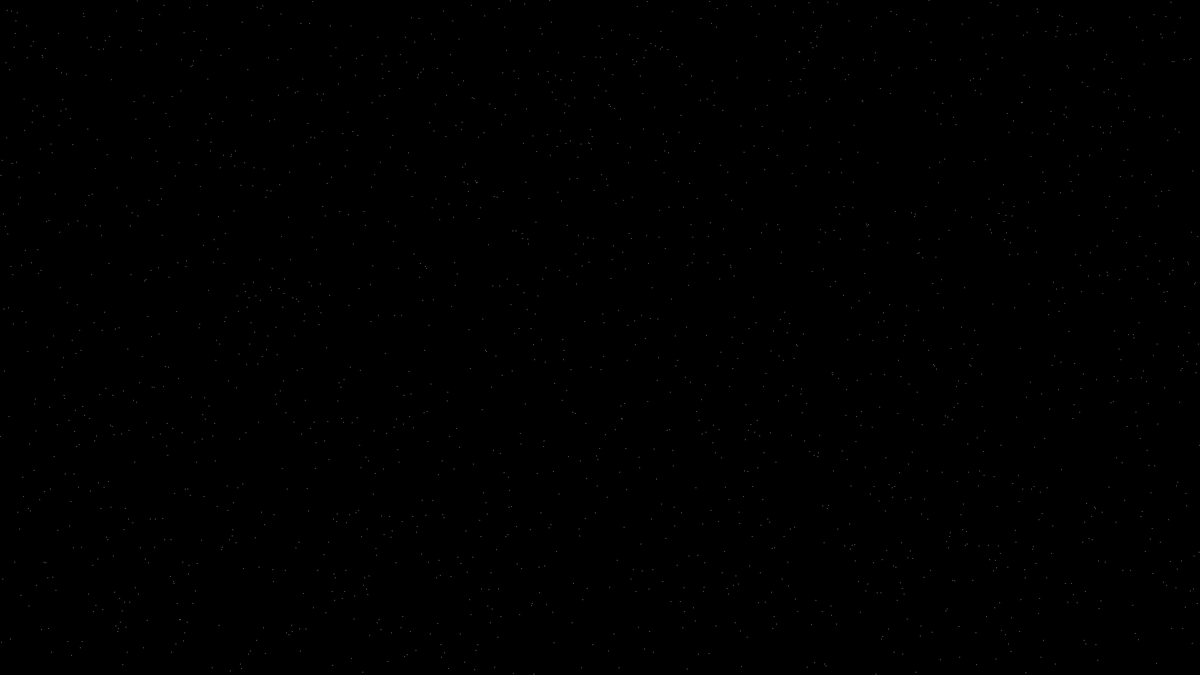
Frame 1 (no input)
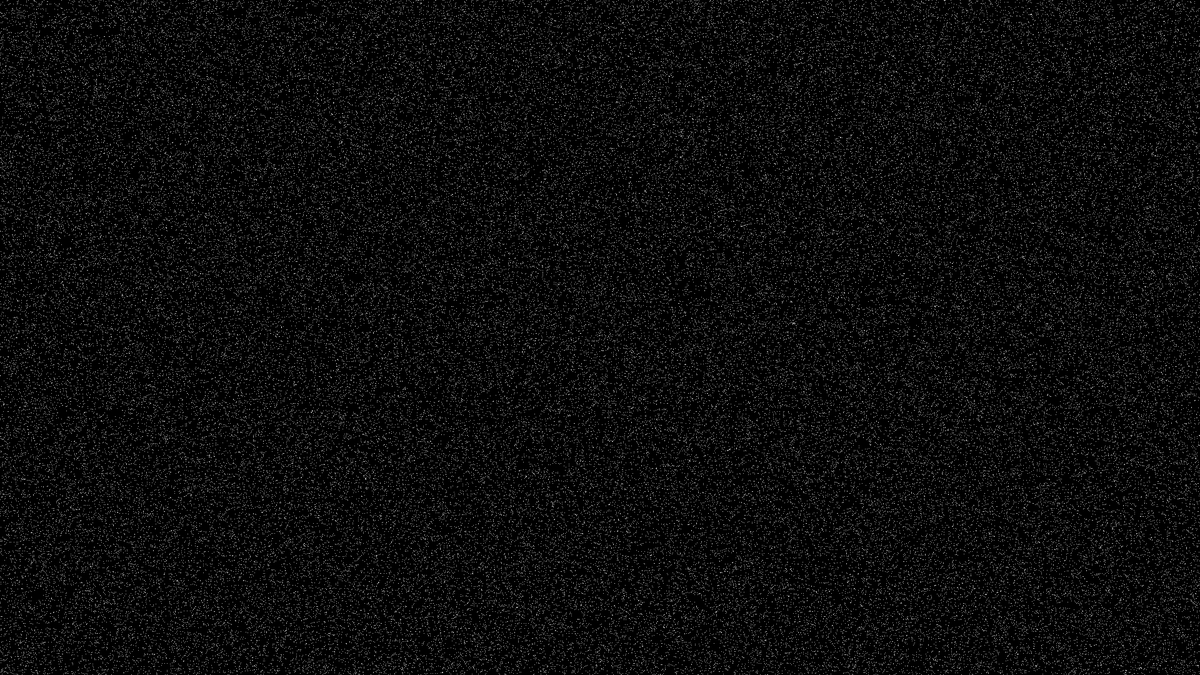
Frame 60 (the mouse pressed at the canvas centre just before this capture)
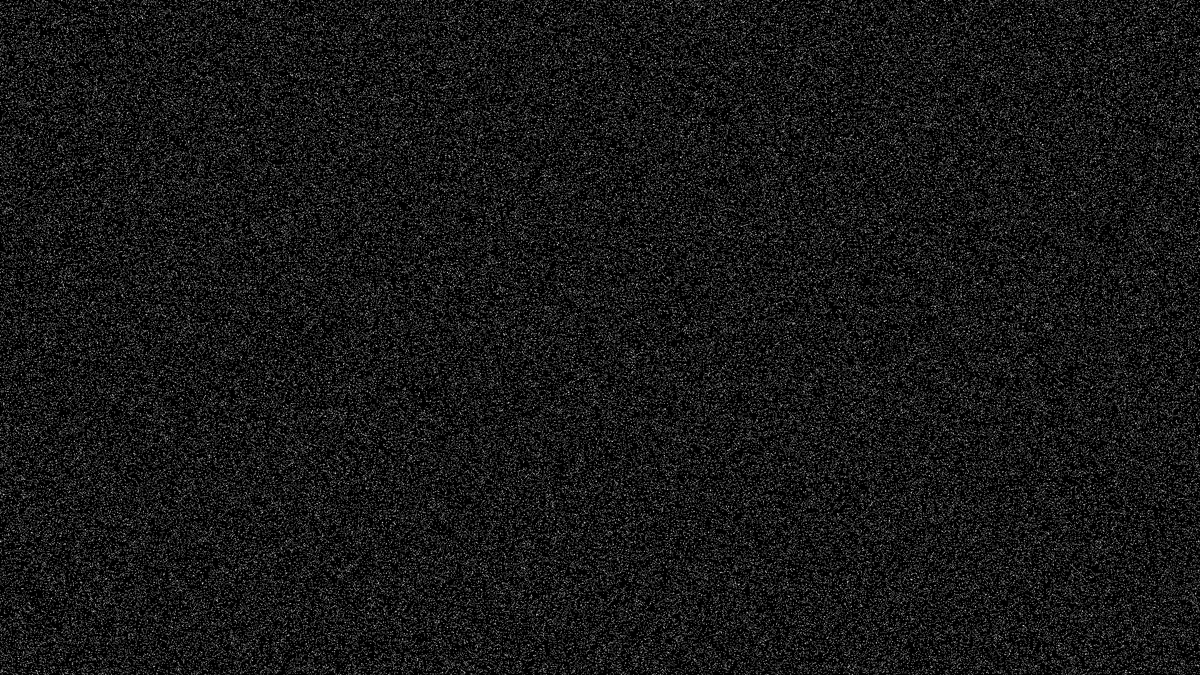
Frame 120 (the mouse held since frame 60 and released just before this capture)

The Processing sketch that drew these frames (run headless with seeded random() and noise(); from frame 60 on, the mouse is pressed at the canvas centre):

// Processing sketch: processing_164438
// ── processing_164438.pde



void setup() {
  size(1920, 1080);
  background(0);
}

void draw() {

  for (int i=0;i<width;i++) {

    stroke(255);
    point(i,random(0,height));
    //point(i,i);
  }
  //noLoop();
}
